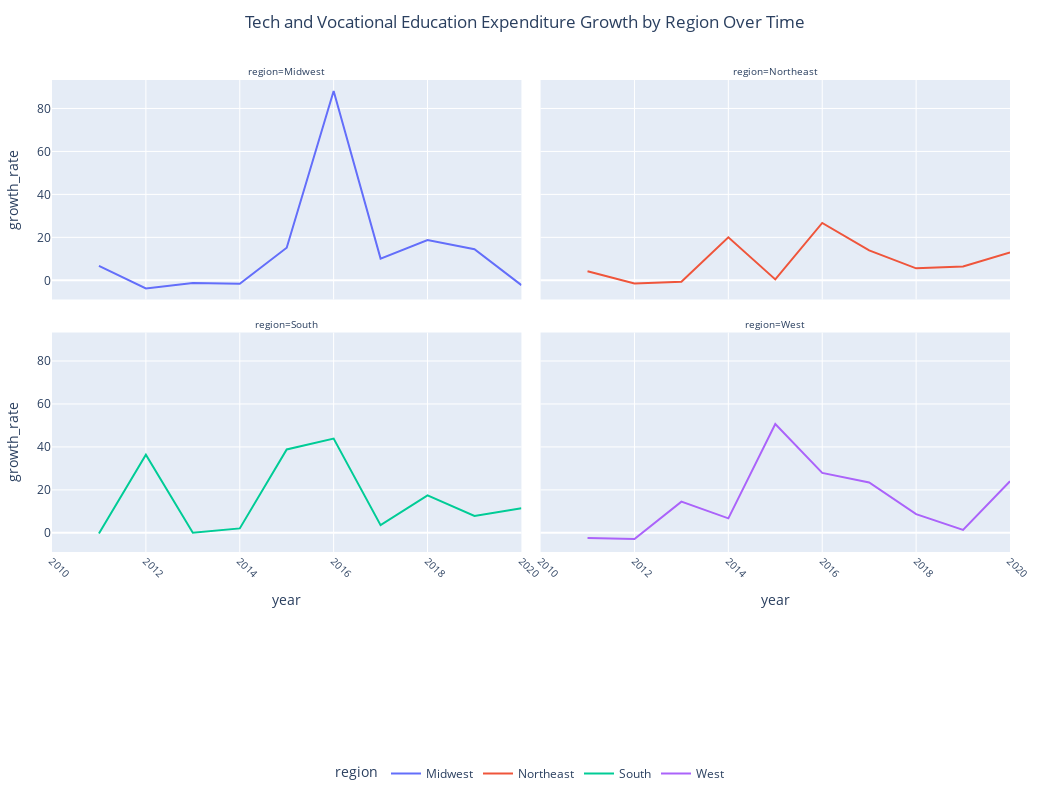

Notebook code cell kept with this figure:
### Markdown cell above
### Notes:

**National Expenditures Over Time:**  
- There is a steady positive growth in Tech and Vocational expenditures from 2010 to 2014.
- In 2014, there is a sharp increase in expenditures ending in 2016.
- In 2016, expenditures appear to steady.
- Positive growth is visible throughout. 
- Difference between 2014 & 2016: $ 4,350,353,000  
- Percent difference between 2014 & 2016: 82.64% 

**Regional Expenditures Over Time:**  

**Midwest**  
- The Midwest had minimal growth between 2010 and 2015, resulting in a 14.83% increase and an average growth rate of 3.04%. 
    - Total Difference: $132.69M  

- 2016 saw a 88.14% increase from 2015.

- 2016 to 2019 saw a mean growth rate of 32.87%, resulting in a $959.98M increase.  
- 2020 saw a -2.24% decrease from 2019, likely due to impacts from the COVID-19 pandemic.

**Northeast**  
- The Northeast had minimal growth between 2010 and 2013, resulting in a mean growth rate of 0.71%.  
    - Total difference: $23.14M  

- They saw their first spike in expenditures in 2014, up 20% from 2013. 
- Between 2013 and 2015, their mean growth rate increased to 6.58%.
- Despite their spending growth slowing after this initial spike, they maintained a fairly constant rate from 2015 to 2020, with a mean growth rate of 11.03%
    - Total Difference: $1.16B

**South**  
- The South saw its greatest spike in spending betweeen 2014 and 2016, resulting in a 99.71% increase.  
    - Total Difference: $2,33B  

- Their growth rate in 2017 slowed to 3.59% from 2016. 
- Despite the decreased growth rate in 2017, they had another spike in 2018, resulting in a 17.48% increase.
- 2017 to 2020 saw a mean growth rate of 10.09%, resulting in a $1.99B increase.
- The South has the most impact to the national trend between 2010 and 2020, which can be seen in the side by side chart comparison above. 

**West**  
- Between 2010 and 2014, the West had minimal growth in expenditures. This resulted in a mean growth rate of 4.03%. 
    - Total Difference: $90.17M  

- Their first major spike in spending began in 2015 and continued at an elevated rate, totaling in a 137.92% increase from 2014 to 2017. 
    - Total Difference: $9M  

- Despite their spending growth slowing between 2018 and 2019, they still maintained a mean growth rate of 11.37% between 2018 and 2020, resulting in an overall 25.73% increase.
    - Total Difference: $434.28M

#### Noteworthy Event in 2015:

The **Every Student Succeeds Act (ESSA)**, enacted in 2015, marked the transition from the **No Child Left Behind Act (NCLB)** and likely impacted educational spending trends. Both **NCLB** and **ESSA** were centered on standards-based education reform, emphasizing accountability and federal funding distribution across various educational domains. However, their primary focus wasn't explicitly geared toward technology and vocational education allocations. Despite lacking specific dedicated funding, their broader influence on education funding, accountability measures, and state discretion might have indirectly affected these areas.

### Code cell
regionwise_totals_line = utils.make_line_plot_grid(regionwise_expenditure_totals,
                                                  x= 'year',
                                                  y= 'growth_rate',
                                                  color= 'region',
                                                  facet_col= 'region',
                                                  facet_col_wrap= 2,
                                                  title= 'Tech and Vocational Education Expenditure Growth by Region Over Time'
                                                  )

regionwise_totals_line.update_traces(
    hovertemplate="<br>".join([
        "Year: %{x}",
        "Growth Rate: %{y:.2f}%",
        "Yearly Difference: %{customdata[0]:.2f}"
    ]),
    customdata=regionwise_expenditure_totals[['yearly_difference']].values
)

regionwise_totals_line.show()

### Figure 1 — Plotly figure (JSON) as saved in the notebook; plotly's stock layout.template omitted (floating-point values rounded to 4 significant figures)
{"data": [{"customdata": [[null], [59848000], [-36260000], [-11708000], [-14499000], [135310000], [905298000], [195628000], [398825000], [365514000], [-64726000], [null], [47878000], [-16772000], [-7969000], [231161000], [5957000], [372301000], [246113000], [112457000], [136584000], [294615000], [null], [-4789000], [609163000], [899000], [47502000], [905230000], [1420848000], [167388000], [843723000], [445335000], [698600000], [null], [-13233000], [-15517000], [77565000], [41352000], [330787000], [274622000], [294607000], [135341000], [23673000], [410605000]], "hovertemplate": "Year: %{x}<br>Growth Rate: %{y:.2f}%<br>Yearly Difference: %{customdata[0]:.2f}", "legendgroup": "Midwest", "line": {"color": "#636efa", "dash": "solid"}, "marker": {"symbol": "circle"}, "mode": "lines", "name": "Midwest", "orientation": "v", "showlegend": true, "type": "scatter", "x": [2010, 2011, 2012, 2013, 2014, 2015, 2016, 2017, 2018, 2019, 2020], "xaxis": "x3", "y": [null, 6.691, -3.8, -1.275, -1.6, 15.17, 88.14, 10.12, 18.74, 14.46, -2.238], "yaxis": "y3"}, {"customdata": [[null], [59848000], [-36260000], [-11708000], [-14499000], [135310000], [905298000], [195628000], [398825000], [365514000], [-64726000], [null], [47878000], [-16772000], [-7969000], [231161000], [5957000], [372301000], [246113000], [112457000], [136584000], [294615000], [null], [-4789000], [609163000], [899000], [47502000], [905230000], [1420848000], [167388000], [843723000], [445335000], [698600000], [null], [-13233000], [-15517000], [77565000], [41352000], [330787000], [274622000], [294607000], [135341000], [23673000], [410605000]], "hovertemplate": "Year: %{x}<br>Growth Rate: %{y:.2f}%<br>Yearly Difference: %{customdata[0]:.2f}", "legendgroup": "Northeast", "line": {"color": "#EF553B", "dash": "solid"}, "marker": {"symbol": "circle"}, "mode": "lines", "name": "Northeast", "orientation": "v", "showlegend": true, "type": "scatter", "x": [2010, 2011, 2012, 2013, 2014, 2015, 2016, 2017, 2018, 2019, 2020], "xaxis": "x4", "y": [null, 4.227, -1.421, -0.6847, 20.0, 0.4295, 26.73, 13.94, 5.591, 6.431, 13.03], "yaxis": "y4"}, {"customdata": [[null], [59848000], [-36260000], [-11708000], [-14499000], [135310000], [905298000], [195628000], [398825000], [365514000], [-64726000], [null], [47878000], [-16772000], [-7969000], [231161000], [5957000], [372301000], [246113000], [112457000], [136584000], [294615000], [null], [-4789000], [609163000], [899000], [47502000], [905230000], [1420848000], [167388000], [843723000], [445335000], [698600000], [null], [-13233000], [-15517000], [77565000], [41352000], [330787000], [274622000], [294607000], [135341000], [23673000], [410605000]], "hovertemplate": "Year: %{x}<br>Growth Rate: %{y:.2f}%<br>Yearly Difference: %{customdata[0]:.2f}", "legendgroup": "South", "line": {"color": "#00cc96", "dash": "solid"}, "marker": {"symbol": "circle"}, "mode": "lines", "name": "South", "orientation": "v", "showlegend": true, "type": "scatter", "x": [2010, 2011, 2012, 2013, 2014, 2015, 2016, 2017, 2018, 2019, 2020], "xaxis": "x", "y": [null, -0.2851, 36.36, 0.03935, 2.079, 38.8, 43.88, 3.593, 17.48, 7.854, 11.42], "yaxis": "y"}, {"customdata": [[null], [59848000], [-36260000], [-11708000], [-14499000], [135310000], [905298000], [195628000], [398825000], [365514000], [-64726000], [null], [47878000], [-16772000], [-7969000], [231161000], [5957000], [372301000], [246113000], [112457000], [136584000], [294615000], [null], [-4789000], [609163000], [899000], [47502000], [905230000], [1420848000], [167388000], [843723000], [445335000], [698600000], [null], [-13233000], [-15517000], [77565000], [41352000], [330787000], [274622000], [294607000], [135341000], [23673000], [410605000]], "hovertemplate": "Year: %{x}<br>Growth Rate: %{y:.2f}%<br>Yearly Difference: %{customdata[0]:.2f}", "legendgroup": "West", "line": {"color": "#ab63fa", "dash": "solid"}, "marker": {"symbol": "circle"}, "mode": "lines", "name": "West", "orientation": "v", "showlegend": true, "type": "scatter", "x": [2010, 2011, 2012, 2013, 2014, 2015, 2016, 2017, 2018, 2019, 2020], "xaxis": "x2", "y": [null, -2.353, -2.826, 14.54, 6.766, 50.69, 27.93, 23.42, 8.717, 1.403, 23.99], "yaxis": "y2"}], "layout": {"annotations": [{"font": {"size": 10}, "showarrow": false, "text": "region=South", "x": 0.245, "xanchor": "center", "xref": "paper", "y": 0.465, "yanchor": "bottom", "yref": "paper"}, {"font": {"size": 10}, "showarrow": false, "text": "region=West", "x": 0.755, "xanchor": "center", "xref": "paper", "y": 0.465, "yanchor": "bottom", "yref": "paper"}, {"font": {"size": 10}, "showarrow": false, "text": "region=Midwest", "x": 0.245, "xanchor": "center", "xref": "paper", "y": 1.0, "yanchor": "bottom", "yref": "paper"}, {"font": {"size": 10}, "showarrow": false, "text": "region=Northeast", "x": 0.755, "xanchor": "center", "xref": "paper", "y": 1.0, "yanchor": "bottom", "yref": "paper"}], "height": 800, "hoverlabel": {"bgcolor": "white", "font": {"family": "Calibri", "size": 16}}, "legend": {"orientation": "h", "title": {"text": "region"}, "tracegroupgap": 0, "x": 0.5, "xanchor": "center", "y": -0.5, "yanchor": "bottom"}, "margin": {"b": 200, "l": 40, "r": 40, "t": 80}, "title": {"text": "Tech and Vocational Education Expenditure Growth by Region Over Time", "x": 0.5, "xanchor": "center", "y": 0.98, "yanchor": "top"}, "width": 1050, "xaxis": {"anchor": "y", "domain": [0, 0.49], "tickangle": 45, "tickfont": {"size": 10}, "title": {"text": "year"}}, "xaxis2": {"anchor": "y2", "domain": [0.51, 1], "matches": "x", "tickangle": 45, "tickfont": {"size": 10}, "title": {"text": "year"}}, "xaxis3": {"anchor": "y3", "domain": [0, 0.49], "matches": "x", "showticklabels": false, "tickangle": 45, "tickfont": {"size": 10}}, "xaxis4": {"anchor": "y4", "domain": [0.51, 1], "matches": "x", "showticklabels": false, "tickangle": 45, "tickfont": {"size": 10}}, "yaxis": {"anchor": "x", "domain": [0, 0.465], "title": {"text": "growth_rate"}}, "yaxis2": {"anchor": "x2", "domain": [0, 0.465], "matches": "y", "showticklabels": false}, "yaxis3": {"anchor": "x3", "domain": [0.535, 1.0], "matches": "y", "title": {"text": "growth_rate"}}, "yaxis4": {"anchor": "x4", "domain": [0.535, 1.0], "matches": "y", "showticklabels": false}}}
